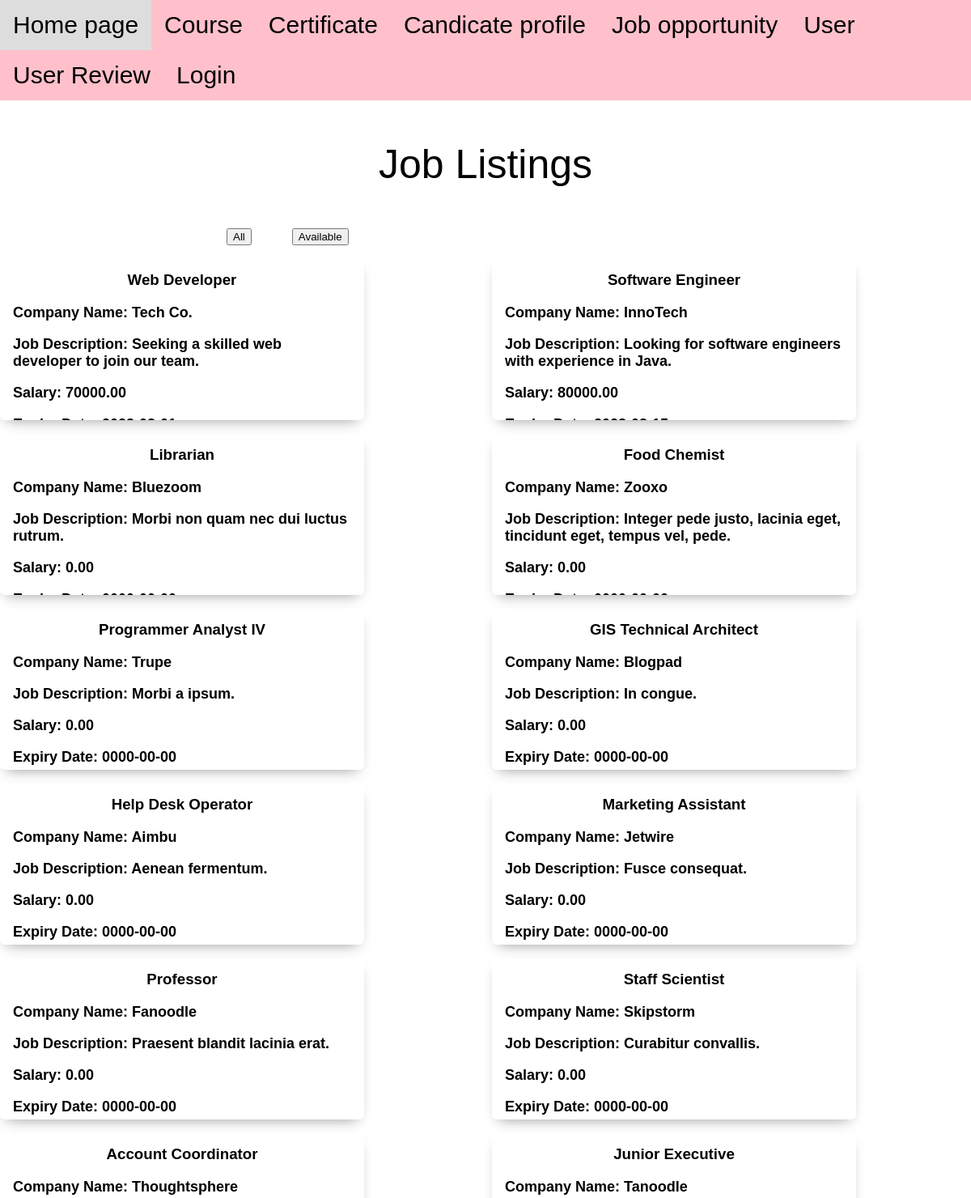
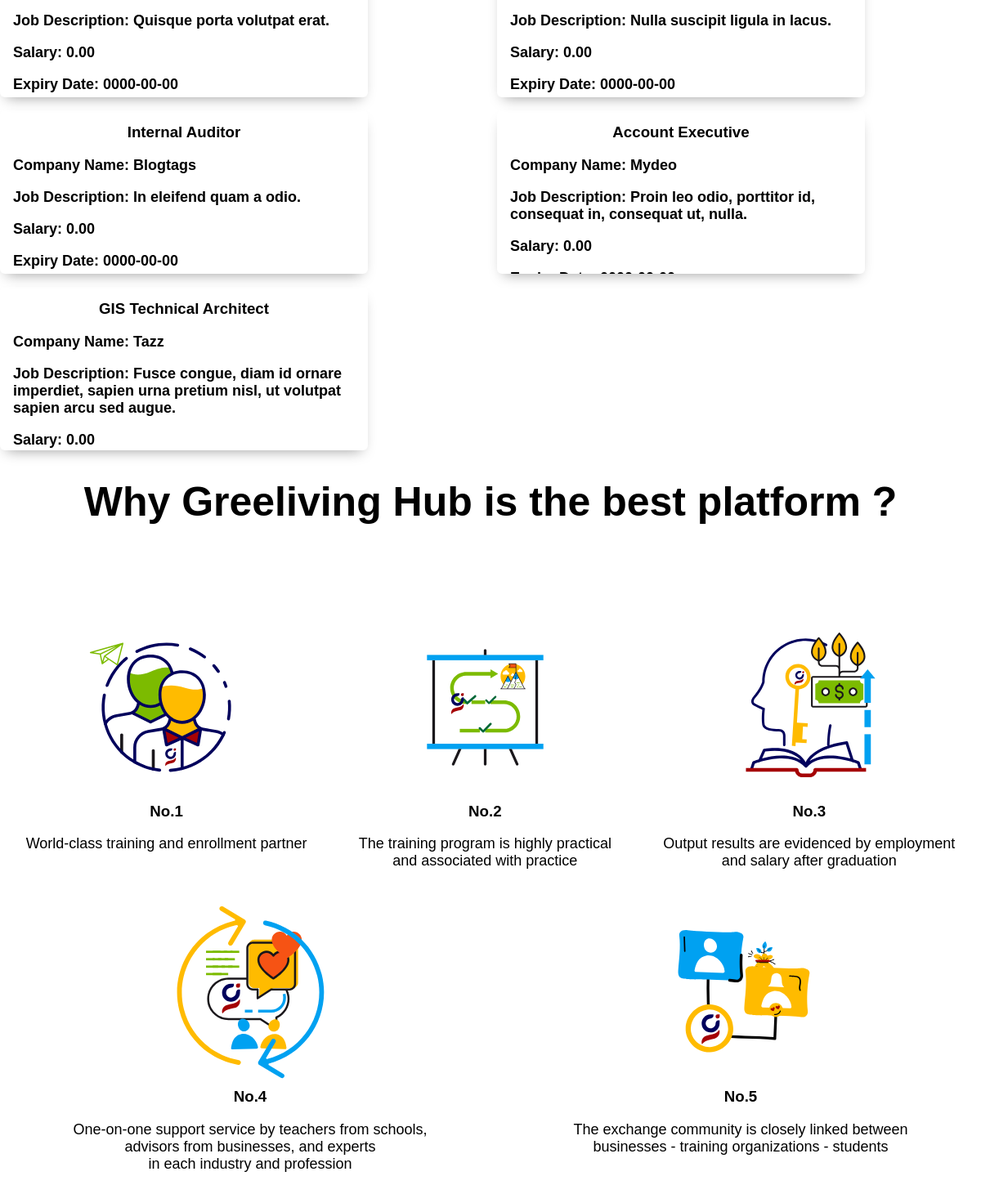
Page /page/jobopportunity.php on the committed database (2 pictures, top to bottom).
### tables this page shows
CREATE TABLE `job_listings` (
  `job_id` int(11) NOT NULL,
  `job_title` varchar(255) NOT NULL,
  `company_name` varchar(255) DEFAULT NULL,
  `job_description` text DEFAULT NULL,
  `location` varchar(255) DEFAULT NULL,
  `salary` decimal(10,2) DEFAULT NULL,
  `expiry_date` date DEFAULT NULL,
  `contact_email` varchar(255) DEFAULT NULL,
  `contact_phone` varchar(20) DEFAULT NULL
);

### page/jobopportunity.php (the view, shortened to what this page needs)
<?php
  include_once('../includes/dbConnect.php');
  if ($_SERVER["REQUEST_METHOD"] == "GET" && isset($_GET["available"])) {
    $level = $_GET["available"];
    $today = date("Y-m-d");
    $sql = "SELECT * FROM job_listings WHERE expiry_date < '$today'";
  } else {
    $sql = "SELECT * FROM job_listings LIMIT 15";
  }
  $result = mysqli_query($conn, $sql);
  $resultCheck = mysqli_num_rows($result);
?>
<!DOCTYPE html>
<html lang="en">
  <head>
    <link rel="stylesheet" href="../css/web.css" />
    <link rel="stylesheet" href="../css/card.css" />
  </head>
  <body>
    <div class="taskbar">
    <ul>
    <li class="mucluc"><a href="../index.php">Home page</a></li>
        <li class="mucluc"><a href="course.php">Course</a></li>
        <li class="mucluc"><a href="certificate.php">Certificate</a></li>
        <li class="mucluc"><a href="candicateprofile.php">Candicate profile</a></li>
        <li class="mucluc"><a href="jobopportunity.php"> Job opportunity</a></li>
        <li class="mucluc"><a href="User.php">User</a></li>
        <li class="mucluc"><a href="Userreview.php">User Review</a></li>
        <li class="mucluc"><a href="login.php">Login</a></li>
      </ul>
    </div>
    <div class="bcv">
      <p class="bcv-header">Job Listings</p>
    </div>
   <div class="taskbar-2">
    <form action="jobopportunity.php" method="get">
      <ul class="sql-task">
        <li><button type="submit">All</button></li>
        <li><button type="submit" name="available" value="College">Available</button></li>
      </ul>
    </form>
  </div>
    <div class="certificate">
      <?php
        if ($resultCheck > 0) {
         while ($row = mysqli_fetch_assoc($result)) {
      ?>
        <li class="card green">
          <div class="general">
            <h3>
              <?php echo $row['job_title']; ?>
            </h3>
            <p style='color: black'>Company Name: <?php echo $row['company_name']; ?></p>
            <p style='color: black'>Job Description: <?php echo $row['job_description']; ?></p>
            <p style='color: black'>Salary: <?php echo $row['salary']; ?></p>
            <p style='color: black'>Expiry Date: <?php echo $row['expiry_date']; ?></p>
          </div>
        </li>
      <?php
          }
        }
      ?>
    </div>
    <div class="bcv">
      <h1>Why Greeliving Hub is the best platform ?</h1>
    </div>
    <div class="container">
      <div class="sub-container">
        <img src="../image/No.1.svg" alt="" width="225" height="225" />
        <h3 style="text-align: center">No.1</h3>
        <p style="color: black; text-align: center">World-class training and enrollment partner</p>
      </div>
      <div class="sub-container">
        <img src="../image/No.2.svg" alt="" width="225" height="225" />
        <h3 style="text-align: center">No.2</h3>
        <p style="color: black; text-align: center">The training program is highly practical <br>and associated with practice</p>
      </div>
      <div class="sub-container">
        <img src="../image/No.3.svg" alt="" width="225" height="225" />
        <h3 style="text-align: center">No.3</h3>
        <p style="color: black; text-align: center">Output results are evidenced by employment <br>and salary after graduation</p>
      </div>
      <div class="sub-container">
        <img src="../image/No.4.svg" alt="" width="225" height="225" />
        <h3 style="text-align: center">No.4</h3>
        <p style="color: black; text-align: center">One-on-one support service by teachers from schools, <br>advisors from businesses, and experts <br>in each industry and profession</p>
      </div>
      <div class="sub-container">
        <img src="../image/No.5.svg" alt="" width="225" height="225" />
        <h3 style="text-align: center">No.5</h3>
        <p style="color: black; text-align: center">The exchange community is closely linked between <br> businesses - training organizations - students</p>
      </div>
    </div>

### css/web.css (style rules this page uses)
body { font-family: Arial, sans-serif; margin: 0; padding: 0; }
.taskbar { background-color:pink; overflow: hidden; display: flex; justify-content: center; }
.taskbar ul { list-style-type: none; margin: 0; padding: 0; }
.taskbar li { float: left; }
.taskbar li a { display: block; color: rgb(0, 0, 0); text-align: center; padding: 14px 16px; text-decoration: none; }
.mucluc { font-size: 30px; }
h1 { text-align: center; font-size: 50px; color: #000000; }
p { font-size: 18px; color: #ffffff; }
.container { margin-top: 100px; margin-bottom: 100px; display: flex; justify-content: space-around; flex-wrap: wrap; }
.sub-container { text-align: center; margin: 20px; }
.sub-container img { max-width: 100%; height: auto; }
.taskbar-2 li { margin-right: 50px; }
h3 { text-align: center; color: #000000; margin-top: 0; }
form { width: 60%; margin: auto; }
.bcv-header { color: black; text-align: center; font-size: 50px; }
.sub-container { text-align: center; margin: 10px; }
.sql-task { display: flex; list-style: none; font-weight: bolder; }
.certificate { display: grid; list-style: none; grid-template-columns: repeat(auto-fill, minmax(450px, 1fr)); font-weight: bolder; gap: 1em; }

### css/card.css (style rules this page uses)
.card { width: 450px; height: 200px; box-shadow: 0 8px 16px -8px rgba(0,0,0,0.4); border-radius: 6px; overflow: hidden; position: relative; }
.card .general { height: 100%; box-sizing: border-box; padding: 1rem; }

### rows in the picture
job_listings: job_title "Web Developer", company_name "Tech Co.", job_description "Seeking a skilled web developer to join our team.", salary "70000.00"
job_listings: job_title "Software Engineer", company_name "InnoTech", job_description "Looking for software engineers with experience in Java.", salary "80000.00"
job_listings: job_title "Librarian", company_name "Bluezoom", job_description "Morbi non quam nec dui luctus rutrum.", salary "0.00"
job_listings: job_title "Food Chemist", company_name "Zooxo", job_description "Integer pede justo, lacinia eget, tincidunt eget, tempus vel, pede.", salary "0.00"
job_listings: job_title "Programmer Analyst IV", company_name "Trupe", job_description "Morbi a ipsum.", salary "0.00", expiry_date "0000-00-00"
job_listings: job_title "GIS Technical Architect", company_name "Blogpad", job_description "In congue.", salary "0.00", expiry_date "0000-00-00"
job_listings: job_title "Help Desk Operator", company_name "Aimbu", job_description "Aenean fermentum.", salary "0.00", expiry_date "0000-00-00"
job_listings: job_title "Marketing Assistant", company_name "Jetwire", job_description "Fusce consequat.", salary "0.00", expiry_date "0000-00-00"
job_listings: job_title "Professor", company_name "Fanoodle", job_description "Praesent blandit lacinia erat.", salary "0.00", expiry_date "0000-00-00"
job_listings: job_title "Staff Scientist", company_name "Skipstorm", job_description "Curabitur convallis.", salary "0.00", expiry_date "0000-00-00"
job_listings: job_title "Account Coordinator", company_name "Thoughtsphere", job_description "Quisque porta volutpat erat.", salary "0.00", expiry_date "0000-00-00"
job_listings: job_title "Junior Executive", company_name "Tanoodle", job_description "Nulla suscipit ligula in lacus.", salary "0.00", expiry_date "0000-00-00"
job_listings: job_title "Internal Auditor", company_name "Blogtags", job_description "In eleifend quam a odio.", salary "0.00", expiry_date "0000-00-00"
job_listings: job_title "Account Executive", company_name "Mydeo", job_description "Proin leo odio, porttitor id, consequat in, consequat ut, nulla.", salary "0.00"
job_listings: job_title "GIS Technical Architect", company_name "Tazz", job_description "Fusce congue, diam id ornare imperdiet, sapien urna pretium nisl, ut volutpat sapien arcu sed augue.", salary "0.00"
